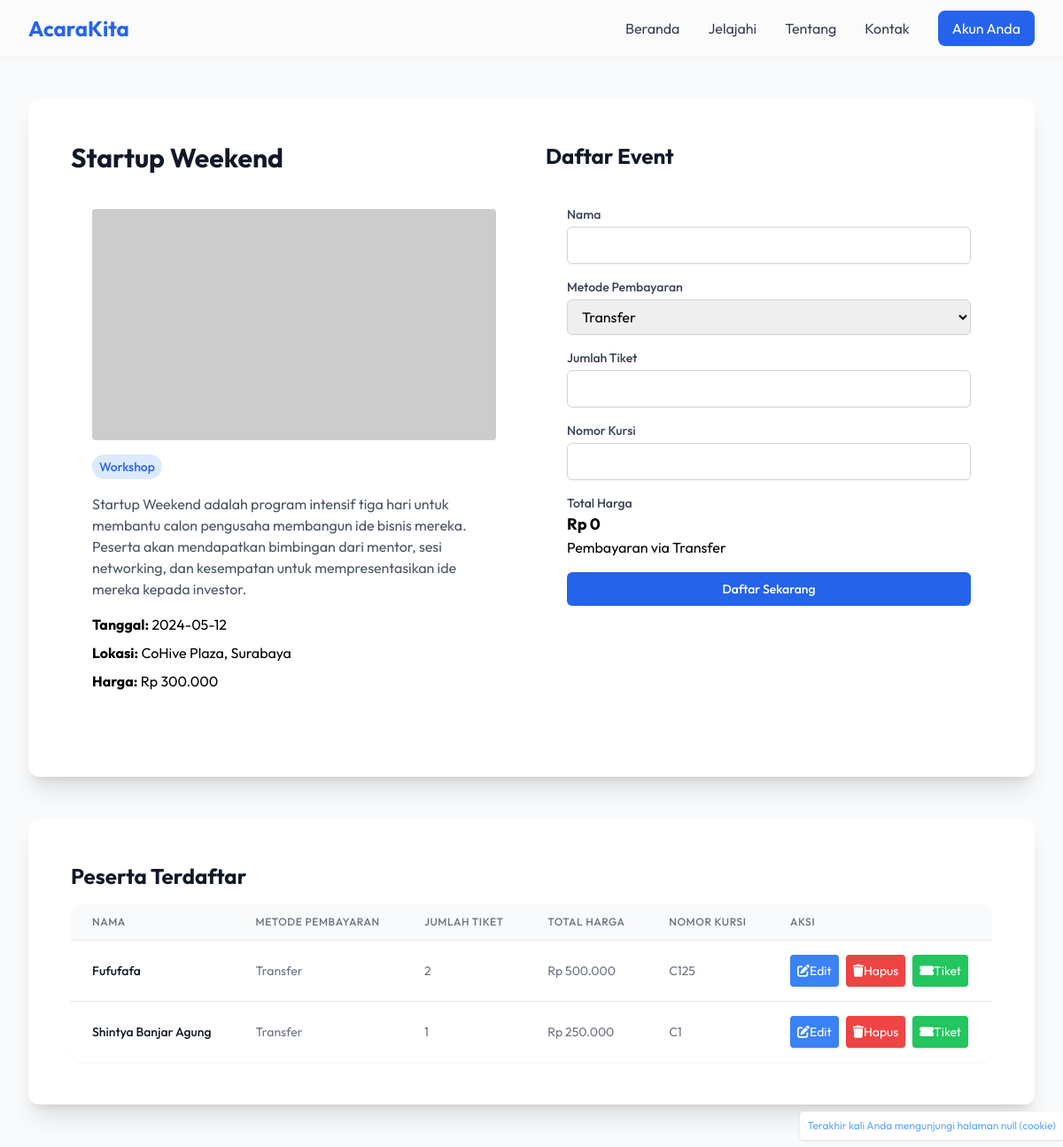
/detail.php?id=4 (signed in), run on the app's committed database.
### tables this page shows
CREATE TABLE `events` (
  `id` int(11) NOT NULL,
  `title` varchar(200) NOT NULL,
  `category` varchar(50) NOT NULL,
  `location` varchar(255) NOT NULL,
  `description` text DEFAULT NULL,
  `date` date NOT NULL,
  `price` int(11) NOT NULL,
  `created_at` timestamp NOT NULL DEFAULT current_timestamp()
);

CREATE TABLE `registrations` (
  `id` int(11) NOT NULL,
  `user_id` int(11) NOT NULL,
  `event_id` int(11) NOT NULL,
  `name` varchar(255) NOT NULL,
  `payment_method` enum('Transfer','E-Wallet') NOT NULL,
  `quantity` int(11) NOT NULL,
  `total_price` int(11) NOT NULL,
  `chair_number` int(11) DEFAULT NULL,
  `ip_address` varchar(50) DEFAULT NULL,
  `browser` text DEFAULT NULL,
  `created_at` timestamp NOT NULL DEFAULT current_timestamp()
);

### helper/database/Koneksi.php (called while the page is built, shortened)
<?php
class Koneksi {
    private $connection;
    public function __construct() {
        $this->host = "localhost";
        $this->username = "root";
        $this->password = "";
        $this->database = "acarakita";
        $this->connection = new mysqli($this->host, $this->username, $this->password, $this->database);
    }
    public function getConnection() {
        return $this->connection;
    }
}

### helper/database/EventController.php (called while the page is built, shortened)
<?php
require_once __DIR__ . '/Koneksi.php';
class EventController extends Koneksi {
    public function show($id) {
        $query = "SELECT * FROM events WHERE id=$id";
        $result = mysqli_query($this->getConnection(), $query);
        $row = mysqli_fetch_assoc($result);
        $event = new Event($row['title'], $row['category'], $row['location'], $row['description'], $row['date'], $row['price']);
        $event->id = $row['id'];
        $event->title = $row['title'];
        $event->category = $row['category'];
        $event->location = $row['location'];
        $event->description = $row['description'];
        $event->date = $row['date'];
        $event->price = $row['price'];
        $event->created_at = $row['created_at'];
        return $event;
    }
}
?>

### helper/database/RegistrationController.php (called while the page is built, shortened)
<?php
require_once __DIR__ . '/Koneksi.php';
class RegistrationController extends Koneksi {
    public function findByEventId($event_id) {
        $event_id = mysqli_real_escape_string($this->getConnection(), $event_id);
        $query = "SELECT * FROM registrations WHERE event_id='$event_id'";
        $result = mysqli_query($this->getConnection(), $query);
        $registrations = [];
        while ($row = mysqli_fetch_assoc($result)) {
            $registration = new Registration($row['user_id'], $row['event_id'], $row['name'], $row['payment_method'], $row['quantity'], $row['total_price'], $row['chair_number'], $row['ip_address'], $row['browser']);
            $registration->id = $row['id'];
            $registration->user_id = $row['user_id'];
            $registration->event_id = $row['event_id'];
            $registration->name = $row['name'];
            $registration->payment_method = $row['payment_method'];
            $registration->quantity = $row['quantity'];
            $registration->total_price = $row['total_price'];
            $registration->chair_number = $row['chair_number'];
            $registration->ip_address = $row['ip_address'];
            $registration->browser = $row['browser'];
            $registrations[] = $registration;
        }
        return $registrations;
    }
}
?>

### detail.php (the view, shortened to what this page needs)
<?php
require_once 'helper/database/EventController.php';
require_once 'helper/database/RegistrationController.php';
$eventController = new EventController();
$registrationController = new RegistrationController();
$eventId = isset($_GET['id']) ? $_GET['id'] : null;
if ($eventId) {
    $event = $eventController->show($eventId);
} else {
    header('Location: ../index.php');
    exit;
}
?>
<!DOCTYPE html>
<html lang="id">
<head>
    <script src="https://cdn.tailwindcss.com"></script>
    <link rel="stylesheet" href="./assets/css/style.css">
    <link rel="stylesheet" href="https://cdnjs.cloudflare.com/ajax/libs/font-awesome/6.0.0/css/all.min.css">
</head>
<body class="bg-gray-50">
    <header class="">
        <nav class="bg-white/30 backdrop-blur shadow-sm fixed w-full top-0 z-50">
            <div class="max-w-7xl mx-auto px-4 sm:px-6 lg:px-8">
                <div class="flex justify-between h-16">
                    <div class="flex items-center">
                        <a href="./dashboard.php" class="text-2xl font-bold text-blue-600">AcaraKita</a>
                    </div>
                    <div class="hidden sm:flex items-center space-x-8">
                        <a href="#" class="text-gray-700 transition hover:text-blue-600">Beranda</a>
                        <a href="#" class="text-gray-700 transition hover:text-blue-600">Jelajahi</a>
                        <a href="#" class="text-gray-700 transition hover:text-blue-600">Tentang</a>
                        <a href="#" class="text-gray-700 transition hover:text-blue-600">Kontak</a>
                        <a href="./account.php" class="bg-blue-600 text-white px-4 py-2 rounded-lg hover:bg-blue-700">Akun Anda</a>
                    </div>
                </div>
            </div>
        </nav>
    </header>
    <div class="max-w-7xl mx-auto px-4 sm:px-6 lg:px-8 py-12 mt-16">
        <div class="grid grid-cols-1 lg:grid-cols-2 gap-8 rounded-xl shadow-xl bg-white p-12">
            <div>
                <h1 class="text-3xl font-bold text-gray-900 mb-4"><?php echo $event->title; ?></h1>
                <div class="p-6 mb-6">
                    <img src="https://picsum.photos/700/400" alt="Event Image" class="rounded">
                    <div class="my-4">
                        <span class="inline-block bg-blue-100 text-blue-600 px-2 py-1 rounded-full text-sm font-medium">
                            <?php echo $event->category; ?>
                        </span>
                    </div>
                    <p class="text-gray-600 mb-4"><?php echo $event->description; ?></p>
                    <div class="space-y-2">
                        <p><strong>Tanggal:</strong> <?php echo $event->date; ?></p>
                        <p><strong>Lokasi:</strong> <?php echo $event->location; ?></p>
                        <p><strong>Harga:</strong> Rp <?php echo number_format($event->price, 0, ',', '.'); ?></p>
                    </div>
                </div>
            </div>
            <div>
                <h2 class="text-2xl font-bold text-gray-900 mb-4">Daftar Event</h2>
                <form id="registrationForm" method="POST" action="" class="p-6">
                    <div class="space-y-4">
                        <div>
                            <label for="name" class="block text-sm font-medium text-gray-700">Nama</label>
                            <input type="text" id="name" name="name" require_onced
                                class="mt-1 block w-full px-3 py-2 border border-gray-300 rounded-md shadow-sm focus:outline-none focus:ring-blue-600 focus:border-blue-600">
                        </div>
                        <div>
                            <label for="paymentMethod" class="block text-sm font-medium text-gray-700">Metode Pembayaran</label>
                            <select id="paymentMethod" name="paymentMethod" require_onced
                                class="mt-1 block w-full px-3 py-2 border border-gray-300 rounded-md shadow-sm focus:outline-none focus:ring-blue-600 focus:border-blue-600">
                                <option value="Transfer">Transfer</option>
                            </select>
                        </div>
                        <div>
                            <label for="quantity" class="block text-sm font-medium text-gray-700">Jumlah Tiket</label>
                            <input type="number" id="quantity" name="quantity" require_onced min="1"
                                class="mt-1 block w-full px-3 py-2 border border-gray-300 rounded-md shadow-sm focus:outline-none focus:ring-blue-600 focus:border-blue-600">
                        </div>
                        <div>
                            <label for="chairNumber" class="block text-sm font-medium text-gray-700">Nomor Kursi</label>
                            <input type="number" id="chairNumber" name="chairNumber"
                                class="mt-1 block w-full px-3 py-2 border border-gray-300 rounded-md shadow-sm focus:outline-none focus:ring-blue-600 focus:border-blue-600">
                        </div>
                        <div>
                            <label class="block text-sm font-medium text-gray-700">Total Harga</label>
                            <p id="totalPrice" class="text-lg font-bold">Rp -</p>
                            <p>Pembayaran via <span id="methodStatus">Transfer</span></p>
                        </div>
                        <button type="submit"
                            class="w-full flex justify-center py-2 px-4 border border-transparent rounded-md shadow-sm text-sm font-medium text-white bg-blue-600 hover:bg-blue-700 focus:outline-none focus:ring-2 focus:ring-offset-2 focus:ring-blue-600">
                            Daftar Sekarang
                        </button>
                    </div>
                </form>
            </div>
        </div>
        <div class="mt-12 bg-white rounded-xl shadow-xl p-12">
            <h2 class="text-2xl font-bold text-gray-900 mb-4">Peserta Terdaftar</h2>
            <div class="bg-white rounded-xl shadow-sm overflow-hidden">
                <table class="min-w-full divide-y divide-gray-200">
                    <thead class="bg-gray-50">
                        <tr>
                            <th scope="col" class="px-6 py-3 text-left text-xs font-medium text-gray-500 uppercase tracking-wider">Nama</th>
                            <th scope="col" class="px-6 py-3 text-left text-xs font-medium text-gray-500 uppercase tracking-wider">Metode Pembayaran</th>
                            <th scope="col" class="px-6 py-3 text-left text-xs font-medium text-gray-500 uppercase tracking-wider">Jumlah Tiket</th>
                            <th scope="col" class="px-6 py-3 text-left text-xs font-medium text-gray-500 uppercase tracking-wider">Total Harga</th>
                            <th scope="col" class="px-6 py-3 text-left text-xs font-medium text-gray-500 uppercase tracking-wider">Nomor Kursi</th>
                            <th scope="col" class="px-6 py-3 text-left text-xs font-medium text-gray-500 uppercase tracking-wider">Aksi</th>
                        </tr>
                    </thead>
                    <tbody id="registeredUsersTable" class="bg-white divide-y divide-gray-200">
                        <?php
                        $registeredUsers = [];
                        if ($event) {
                            $registeredUsers = $registrationController->findByEventId($event->id);
                        }
                        foreach ($registeredUsers as $user) {
                            echo '<tr>';
                            echo '<td class="px-6 py-4 whitespace-nowrap text-sm font-medium text-gray-900">' . $user->name . '</td>';
                            echo '<td class="px-6 py-4 whitespace-nowrap text-sm text-gray-500">' . $user->payment_method . '</td>';
                            echo '<td class="px-6 py-4 whitespace-nowrap text-sm text-gray-500">' . $user->quantity . '</td>';
                            echo '<td class="px-6 py-4 whitespace-nowrap text-sm text-gray-500">Rp ' . number_format($user->total_price, 0, ',', '.') . '</td>';
                            echo '<td class="px-6 py-4 whitespace-nowrap text-sm text-gray-500"> C' . ($user->chair_number ? $user->chair_number : '-') . '</td>';
                            if (strval($user->user_id) != strval($_SESSION['user']->id)) {
                                echo '<td class="px-6 py-4 whitespace-nowrap text-sm text-gray-600 italic">Peserta Lain</td>';
                            } else {
                                echo '<td class="px-6 py-4 whitespace-nowrap text-sm text-white flex gap-2">';
                                echo '<button onclick="showModal(\'editModal\', ' . htmlspecialchars(json_encode($user)) . ')" class="bg-blue-500 hover:bg-blue-700 transition rounded p-2 shadow"><i class="fas fa-edit"></i>Edit</button>';
                                echo '<button onclick="showModal(\'deleteModal\', { regId: ' . $user->id . ' })" class="bg-red-500 hover:bg-red-700 transition rounded p-2 shadow"><i class="fas fa-trash"></i>Hapus</button>';
                                echo '<button onclick="showModal(\'ticketModal\', ' . htmlspecialchars(json_encode($user)) . ')" class="bg-green-500 hover:bg-green-700 transition rounded p-2 shadow"><i class="fas fa-ticket-alt"></i>Tiket</button>';
                                echo '</td>';
                            }
                            echo '</tr>';
                        }
                        ?>
                    </tbody>
                </table>
            </div>
        </div>
    </div>
</body>
</html>

### assets/css/style.css (style rules this page uses)
* { scroll-behavior: smooth; }
body { font-family: "Outfit", sans-serif, system-ui, -apple-system, BlinkMacSystemFont, "Segoe UI", Roboto, Oxygen, Ubuntu, Cantarell, "Open Sans", "Helvetica Neue", sans-serif; }

### data on the page
events: title "Startup Weekend", category "Workshop", description "Startup Weekend adalah program intensif tiga hari untuk membantu calon pengusaha membangun ide bisnis mereka. Peserta akan mendapatkan bimbingan dari mentor, sesi networking, dan kesempatan untuk mempresentasikan ide mereka kepada investor.", date "2024-05-12", location "CoHive Plaza, Surabaya", price "300.000"
registrations: name "Fufufafa", payment_method "Transfer", quantity "2", total_price "500.000", chair_number "125"
registrations: name "Shintya Banjar Agung", payment_method "Transfer", quantity "1", total_price "250.000", chair_number "1"
